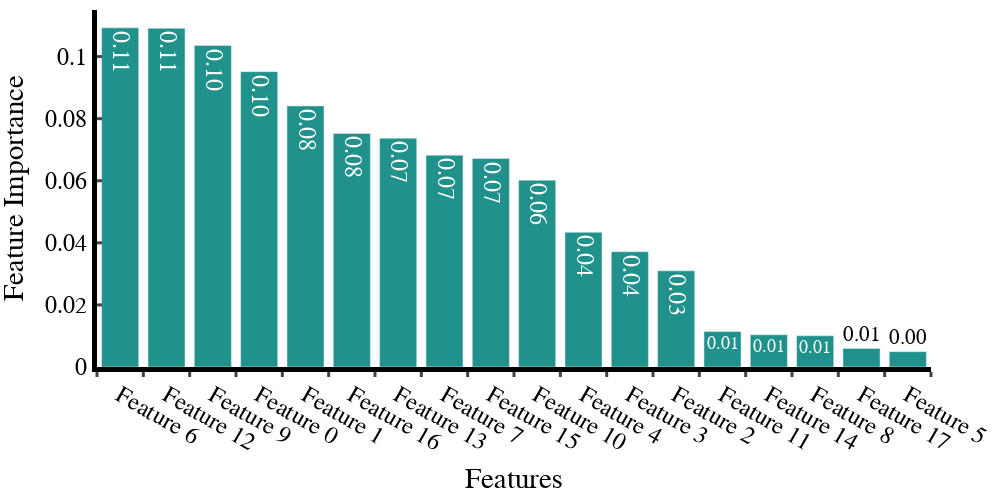

Notebook source saved alongside this figure:
### Code cell
PHF_only.plot_feature_importance(best_model_PHFonly.feature_importances_, show=True, width=1000, height=500, save_image=True)

### Figure 1 — Plotly figure (JSON) as saved in the notebook; plotly's stock layout.template omitted (floating-point values rounded to 4 significant figures)
{"data": [{"marker": {"color": "rgb(33, 145, 140)"}, "text": ["0.11", "0.11", "0.10", "0.10", "0.08", "0.08", "0.07", "0.07", "0.07", "0.06", "0.04", "0.04", "0.03", "0.01", "0.01", "0.01", "0.01", "0.00"], "textposition": "auto", "type": "bar", "x": ["Feature 6", "Feature 12", "Feature 9", "Feature 0", "Feature 1", "Feature 16", "Feature 13", "Feature 7", "Feature 15", "Feature 10", "Feature 4", "Feature 3", "Feature 2", "Feature 11", "Feature 14", "Feature 8", "Feature 17", "Feature 5"], "y": [0.1093, 0.1091, 0.1036, 0.09515, 0.08411, 0.07524, 0.07371, 0.06824, 0.06716, 0.06014, 0.04338, 0.03715, 0.03097, 0.01143, 0.01038, 0.01006, 0.005992, 0.004941]}], "layout": {"barmode": "group", "font": {"color": "black", "family": "Helvetica", "size": 24}, "height": 500, "margin": {"b": 10, "l": 10, "r": 10, "t": 10}, "paper_bgcolor": "white", "plot_bgcolor": "white", "showlegend": false, "width": 1000, "xaxis": {"linecolor": "black", "linewidth": 5, "showline": true, "ticklen": 5, "ticks": "outside", "tickson": "boundaries", "tickwidth": 3, "title": {"text": "Features"}}, "yaxis": {"linecolor": "black", "linewidth": 5, "showline": true, "ticklen": 5, "ticks": "inside", "tickwidth": 3, "title": {"text": "Feature Importance"}}}}
